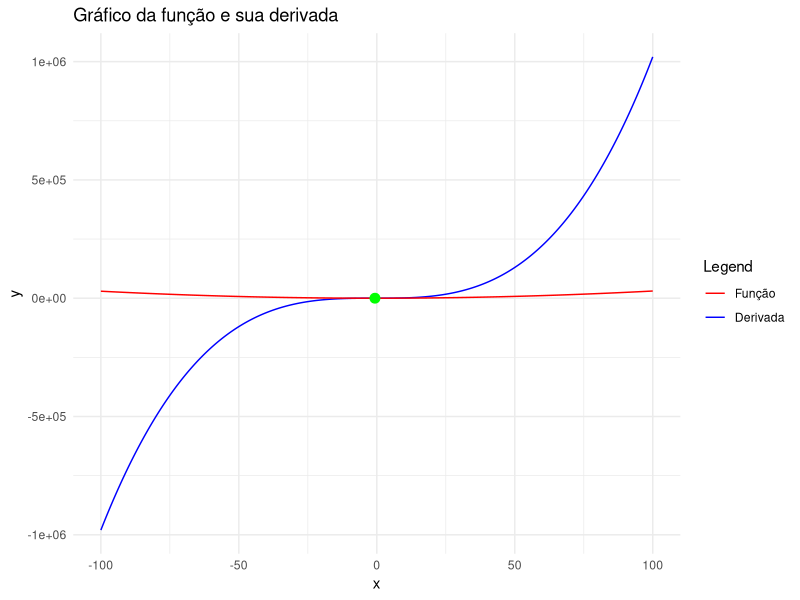

Generate this figure with R:
## ---- chunk 1
library(Deriv) # Capaz de realizar derivadas e integrais
library(ggplot2)

## ---- chunk 2

############################### Define the function
f <- function(x) x**3 + 2*x**2 + x + 1

# Calculate the symbolic derivative
derivada <- Deriv(f, "x")

# Exiba a derivada
derivada

x_vals <- seq(-100, 100, length.out = 500) # Pontos que serão plotados no gráfico!!!!! varia para diferentes funções

# Calcula os valores das funções e derivadas para os valores de x
f_vals <- f(x_vals)
derivada_vals <- eval(derivada(x_vals))

# Valores de X com derivada igual a zero

derivada_em_x <- function(x) eval(derivada(x))
zeros_derivada <- optimize(derivada_em_x, c(-100, 100), maximum = FALSE)
zeros_derivada$minimum

#zeros_derivada <- uniroot(derivada_em_x, c(-3, -1))
#zeros_derivada$root

# Cria um dataframe com os valores de x e as funções
dados <- data.frame(x = x_vals, f_x = f_vals, derivada_x = derivada_vals)

# Converta o ponto onde a derivada é zero em um data frame
ponto_derivada_zero <- data.frame(x = zeros_derivada$minimum, y = 0)

# Cria o gráfico usando ggplot2
grafico <- ggplot(dados, aes(x)) +
  geom_line(aes(y = f_x, color = "Função")) +
  geom_line(aes(y = derivada_x, color = "Derivada")) +
  geom_point(data = ponto_derivada_zero, aes(x = x, y = y), color = "green", size = 3) +  
  labs(x = "x", y = "y", color = "Legend") +
  ggtitle("Gráfico da função e sua derivada") +
  scale_color_manual(values = c("Função" = "blue", "Derivada" = "red"),
                     labels = c("Função", "Derivada")) +
  theme_minimal()

# Exibe o gráfico
print(grafico)
